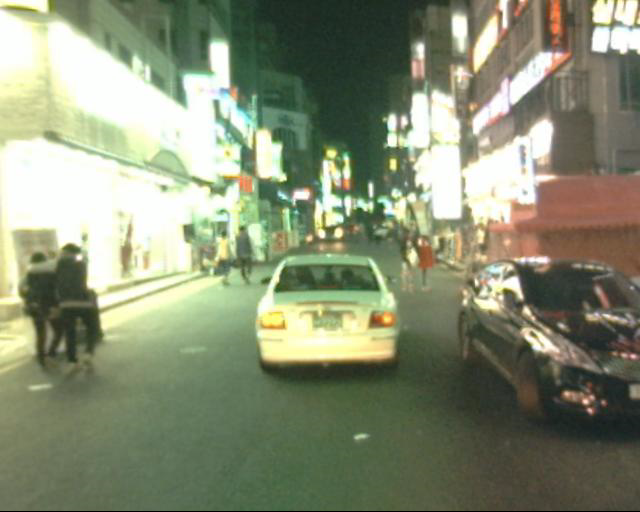
#> input picture images/color/I00010.jpg, 640 x 512 px; its folder holds only this picture in this run
$ jupyter execute --allow-errors image_preprocessing_fusion.ipynb   (shell and % lines are left out)
#> lines starting #> are read from the running program, lines starting #| are printed output that depends on the picture
#> further down, img1_rgb is the input picture: shape (512, 640, 3); mean R, G, B 134.4, 141.4, 115.7
#| shape  (512, 640, 3)
### merging_utilities/plotting.py
import matplotlib.pyplot as plt
import seaborn as sns
from skimage.color import rgb2gray
import numpy as np
from merging_utilities.img_utils import avg_image, split_layers_to_3

def plot_image(img, title):
    # Plot image
    fig, ax1 = plt.subplots(ncols=1, figsize=(18, 6), sharex=True,
                                   sharey=True)
    ax1.imshow(img, cmap='gray')
    ax1.set_title(title)
    ax1.axis('off')

def plot_images(rgb, rgb_name, ir, ir_name):

    fig, (ax1, ax2) = plt.subplots(ncols=2, figsize=(14, 6), sharex=True,
                                   sharey=True)
    ax1.imshow(rgb, cmap='gray')
    ax1.set_title(rgb_name)
    ax1.axis('off')

    # plot altered
    ax2.imshow(ir, cmap='gray')
    ax2.set_title(ir_name)
    ax2.axis('off')


def plot_histogram(x, title):
    fig, ax = plt.subplots()

    sigma_ = np.std(x)
    mu_ = np.mean(x)

    x_ = np.ravel(x)
    min = x_.min()
    max = x_.max()
    range = max - min

    count, bins, ignored = ax.hist(x_, 300, density=True)

    bins = int(range / 3.5)

    ax.set_xlabel('{} bins with fit line, plotted against precise values'.format(bins))
    ax.set_ylabel('Probability Density')
    ax.set_title(r'{0}: $\mu=${1:.3f}, $\sigma=${2:.3f}'.format(title, mu_, sigma_))

    sns.set_style('darkgrid')
    sns.distplot(x_, color="b", bins=75)

#     out_name = 'output/histograms/' + title + '.jpg'
#     out_name = process_title(out_name)
#     plt.savefig(out_name, dpi=600)
    plt.show()


def plot_histograms(im, title, images=False):
#> called with title = 'I00010.jpg rgb', images = True
    gray = rgb2gray(im)
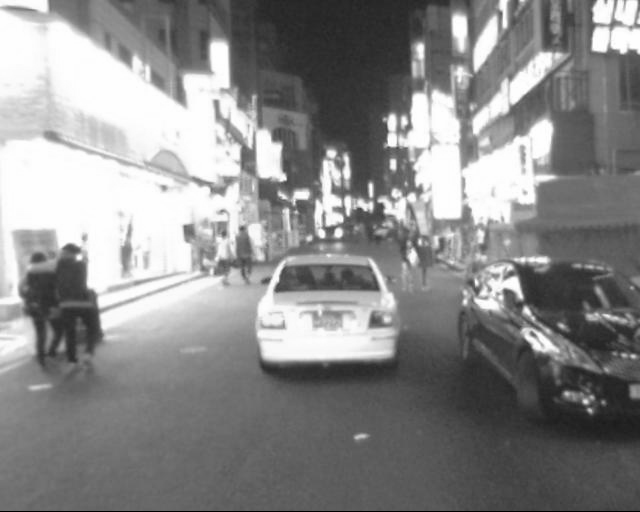
#> gray: shape (512, 640) float64; min 0, max 1, mean 0.542

    gray = 255 * gray # Now scale by 255
    gray = gray.astype(np.uint8)

    avgd_image = avg_image(im)

    R,G,B = split_layers_to_3(im)


    if images==True:
        plot_image(gray, 'grayscale/luminance (weighted channels)')
    plot_histogram(gray, '{}: Luminosity Histogram'.format(title[0:-1]))

    if images==True:
        plot_image(avgd_image, '3 channels averaged to one channel')
    plot_histogram(avgd_image, '{}: Averaged Histogram'.format(title[0:-1]))

    if images==True:
        plot_image(R, 'Red channel')
    plot_histogram(R, '{}: Reds Histogram'.format(title[0:-1]))

    if images==True:
        plot_image(B, 'Blues channel')
    plot_histogram(B, '{}: Blues Histogram'.format(title[0:-1]))

    if images==True:
        plot_image(G, 'Greens channel')
    plot_histogram(G, '{}: Greens Histogram'.format(title[0:-1]))

def compare_histograms(img1, img1_title, img2, img2_title):
    plot_images(img1, img1_title, img2, img2_title)

### merging_utilities/img_utils.py
def split_layers_to_3(im):
    # Split in 3 channels
    return [im[:,:, channel] for channel in range(3)]

def avg_image(im):
    lay1, lay2, lay3 = split_layers_to_3(im)
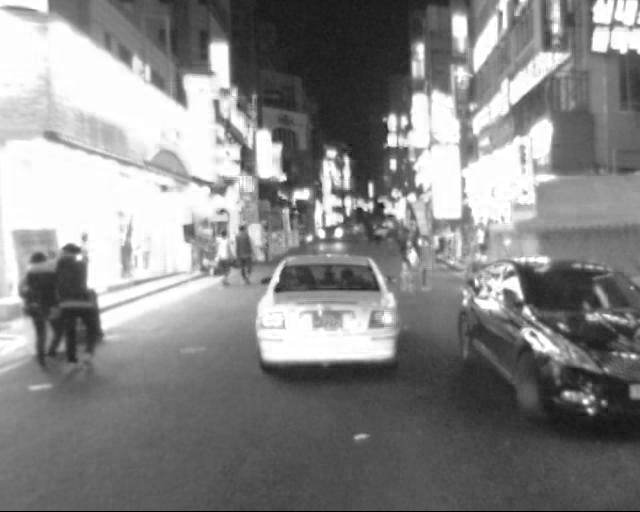
#> lay1: shape (512, 640); min 0, max 255, mean 134.4
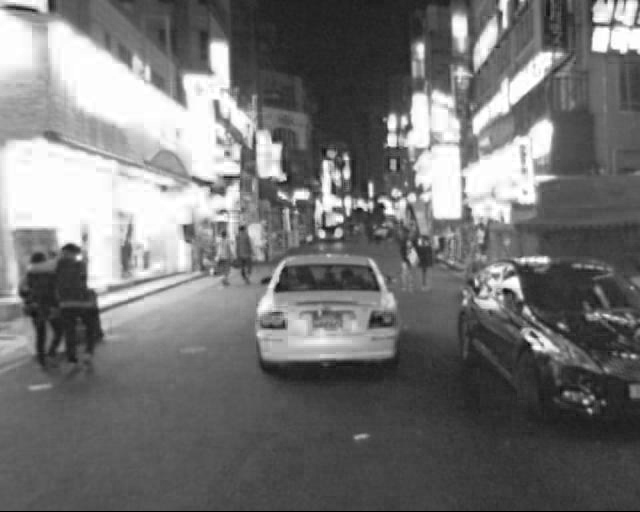
#> lay3: shape (512, 640); min 0, max 255, mean 115.7

    # adding opacity of each channel as 1/3 of original

    avgd = (1./3.)*lay1 + (1./3.)*lay2 + (1./3.)*lay3
    return avgd.astype(int)

def avg_mat(mat1, mat2):
    return (1./2)*mat1 + (1./2.)*mat2

### merging_utilities/os_utils.py
from os import listdir, getcwd, makedirs
from os.path import exists, isdir, join


# [21 lines left out: function verify_parallel_filenames, not called in this run]

def get_img_dir(rel_dir='/images/'):
    canon_dir = getcwd() + rel_dir
    # print('data directory:\n     {}'.format(canon_dir))
    return canon_dir

# [7 lines left out: function get_subdirs, not called in this run]

def get_img_sets(canon_dir=get_img_dir(), print_subdirectories=False):
    # saves colour, thermal
    directories = [ name for name in listdir(canon_dir) if isdir(join(canon_dir, name)) ]

    if print_subdirectories == True:
        print('\nsubdirectories: \n     {}'.format(directories))

    image_set_filenames = dict()

    # preserve only .jpg images
    for directory in directories:
        file_list = listdir(canon_dir + directory)
        file_list = [filename for filename in file_list if '.jpg' in filename]
        image_set_filenames[directory] = file_list

    return image_set_filenames     #color_img_filenames, thermal_img_filenames

def create_dir(directory, to_create):
    if not exists(directory + to_create):
        makedirs(directory + to_create)

### image_preprocessing_fusion.ipynb
<a href="https://colab.research.google.com/github/AshKnight99/Image-fusion/blob/main/image_preprocessing_fusion.ipynb" target="_parent"></a>

# Merging RGB and Thermal Images
* GRP3 - B.TECH Project

The Kaist dataset used here contains parallel RGB and Thermal images. Both these types of images have 3 channels but are in .jpg format.
Dataset - KAIST Multispectral Pedestrian Detection Benchmark (https://soonminhwang.github.io/rgbt-ped-detection/data/)

The five image fusion shown here are:
* merge images using a scaled IR image averaged with each RGB layer
* merge images using a scaled RGB image averaged with each IR layer
* threshold by certain level of thermal luminance
    * two threshold values are chosen
* convert RGB to HSV, replace I with IR, revert to RGB
* convert RGB to LAB, replace L with IR, revert to RGB

[cell 1]
%cd /content/drive/MyDrive/Imagefusion_basic

[cell 2]
from google.colab import drive
drive.mount('/content/drive')

[cell 3]
import numpy as np
import matplotlib.pyplot as plt
import seaborn as sns
from scipy import stats

from os import listdir, getcwd
from skimage.io import imread, imsave
from skimage.color import rgb2gray, hsv2rgb, rgb2hsv, lab2rgb, rgb2lab

# Convert an image to unsigned byte format, with values in [0, 255]
from skimage import img_as_ubyte

import warnings
warnings.filterwarnings('ignore')

# import utility functions
from merging_utilities.img_utils import *
from merging_utilities.os_utils import *
from merging_utilities.plotting import *
#> (the rest of this cell did not finish here and is left out)

* img utility functions: `merging_utilities/img_utils.py`
* plotting functions: `merging_utilities/plotting.py`
* merging functions: `merging_utilities/merging.py`
* os utility functions: `merging_utilities/os_utils.py`

## Read in Data

[cell 4]
curr_dir = getcwd()
data_dir = curr_dir + '/images/'

# Check out
#data_dir = get_img_dir(data_dir)

dirs = get_img_sets()
print('data directory: ',data_dir)
print('subdirectories: ',list(dirs.keys()))

[cell 5]
image_set_filenames = dirs

color_img_filenames = image_set_filenames['color']
#> (the rest of this cell did not finish here and is left out)

## Number of images

[cell 6]
print(len(color_img_filenames))

### Let's read in and take a look at parallel color and thermal images from our data

[cell 7]
# get sample image
img_num = 0

# for img_num in range(len(color_img_filenames)):
img1_rgb = imread(data_dir + 'color/' + \
                      color_img_filenames[img_num])
img1_ir = imread(data_dir + 'thermal/' + \
                     color_img_filenames[img_num])
print("shape ", img1_ir.shape)
plot_images(img1_rgb, color_img_filenames[img_num] + ' rgb',
                img1_ir, color_img_filenames[img_num] + ' thermal')

### Let's look at the RGB image and its grayscale and channel histograms

[cell 8]
# print(img1_rgb[:1])
# for img_num in range(len(color_img_filenames)):
plot_histograms(img1_rgb,
            color_img_filenames[img_num] + ' rgb',
            images=True)
#> in plot_histogram, `sigma_ = np.std(x)`: sigma_ = 69.52
#> in plot_histogram, `mu_ = np.mean(x)`: mu_ = 137.6
#> in plot_histogram, `min = x_.min()`: min = 0
#> in plot_histogram, `max = x_.max()`: max = 254
#> in plot_histogram, `count, bins, ignored = ax.hist(x_, 300, density=True)`: count = 300 values, max 0.0742 at index 299, min 0 at index 1, mean 0.00394; bins = 301 values from 0 to 254; ignored = 300 items
#> in plot_histogram, `bins = int(range / 3.5)`: bins = 72
#> in plot_histogram, `plt.show()`:
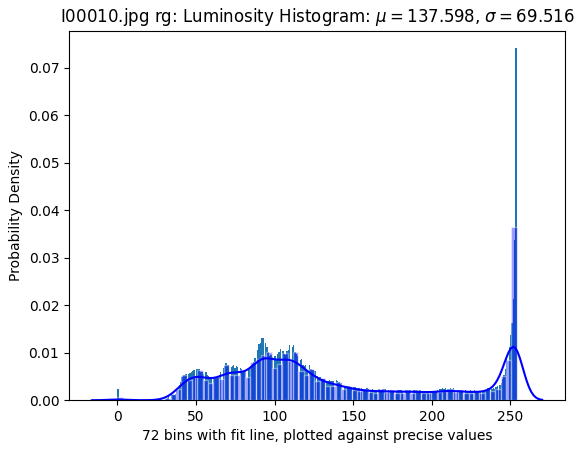
#> figure drawn by matplotlib, 1 panel; tallest bar 0.0742 high, from x = 253.2 to 254; tallest bar 0.0364 high, from x = 250.6 to 254; curve peaks at x = 251.7, y = 0.0112
#> call 3 of plot_histogram, with title = 'I00010.jpg rg: Reds Histogram'
#> in plot_histogram (call 3), `sigma_ = np.std(x)`: sigma_ = 72.3
#> in plot_histogram (call 3), `mu_ = np.mean(x)`: mu_ = 134.4
#> in plot_histogram (call 3), `max = x_.max()`: max = 255
#> in plot_histogram (call 3), `count, bins, ignored = ax.hist(x_, 300, density=True)`: count = 300 values, max 0.0778 at index 297, min 0 at index 1, mean 0.00392; bins = 301 values from 0 to 255
#> in plot_histogram (call 3), `bins = int(range / 3.5)`: bins = 72
#> in plot_histogram (call 3), `plt.show()`:
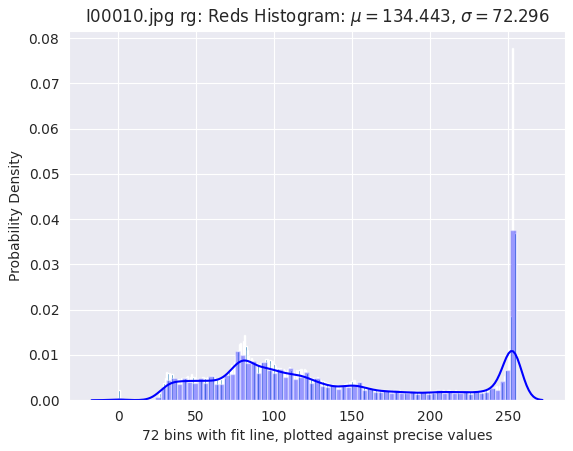
#> figure drawn by matplotlib, 1 panel; tallest bar 0.0778 high, from x = 252.4 to 253.3; tallest bar 0.0375 high, from x = 251.6 to 255; curve peaks at x = 251.8, y = 0.0108
#> call 4 of plot_histogram, with title = 'I00010.jpg rg: Blues Histogram'
#> in plot_histogram (call 4), `sigma_ = np.std(x)`: sigma_ = 68.06
#> in plot_histogram (call 4), `mu_ = np.mean(x)`: mu_ = 115.7
#> in plot_histogram (call 4), `count, bins, ignored = ax.hist(x_, 300, density=True)`: count = 300 values, max 0.0502 at index 297, min 0 at index 1, mean 0.00392; bins = 301 values from 0 to 255
#> in plot_histogram (call 4), `bins = int(range / 3.5)`: bins = 72
#> in plot_histogram (call 4), `plt.show()`:
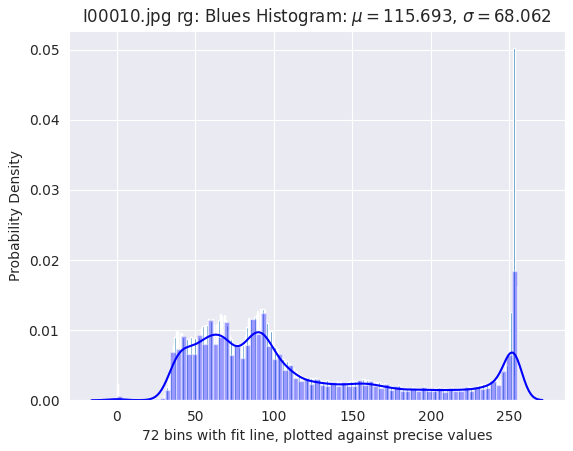
#> figure drawn by matplotlib, 1 panel; tallest bar 0.0502 high, from x = 252.4 to 253.3; tallest bar 0.0185 high, from x = 251.6 to 255; curve peaks at x = 90.7, y = 0.0097
#> in plot_histogram (call 5), `sigma_ = np.std(x)`: sigma_ = 69.53
#> in plot_histogram (call 5), `mu_ = np.mean(x)`: mu_ = 141.4
#> in plot_histogram (call 5), `count, bins, ignored = ax.hist(x_, 300, density=True)`: count = 300 values, max 0.113 at index 299, min 0 at index 1, mean 0.00392; bins = 301 values from 0 to 255
#> in plot_histogram (call 5), `bins = int(range / 3.5)`: bins = 72
#> in plot_histogram (call 5), `plt.show()`:
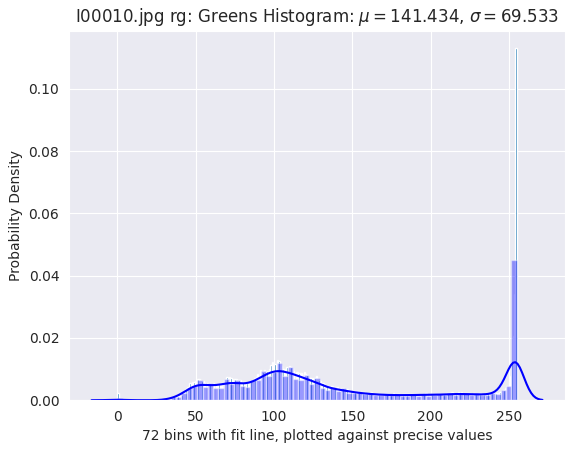
#> figure drawn by matplotlib, 1 panel; tallest bar 0.113 high, from x = 254.1 to 255; tallest bar 0.045 high, from x = 251.6 to 255; curve peaks at x = 254.1, y = 0.0122

### Thermal image and its "grayscale" and channel histograms
* Note that we have three channels on the thermal input. They are slightly variant, but not extremely so. They will be averaged into a single thermal channel

[cell 9]
plot_histograms(img1_ir,
                color_img_filenames[img_num] + ' ir',
                images=True)
#> in plot_histogram (call 6), `sigma_ = np.std(x)`: sigma_ = 69.52
#> in plot_histogram (call 6), `mu_ = np.mean(x)`: mu_ = 137.6
#> in plot_histogram (call 6), `max = x_.max()`: max = 254
#> in plot_histogram (call 6), `count, bins, ignored = ax.hist(x_, 300, density=True)`: count = 300 values, max 0.0742 at index 299, min 0 at index 1, mean 0.00394; bins = 301 values from 0 to 254
#> in plot_histogram (call 6), `bins = int(range / 3.5)`: bins = 72
#> in plot_histogram (call 6), `plt.show()`:
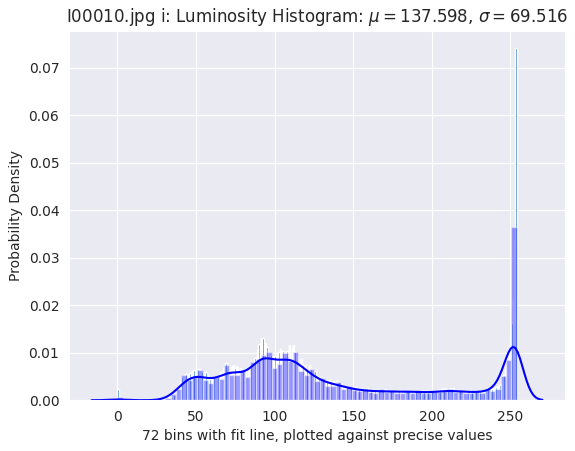
#> figure drawn by matplotlib, 1 panel; tallest bar 0.0742 high, from x = 253.2 to 254; tallest bar 0.0364 high, from x = 250.6 to 254; curve peaks at x = 251.7, y = 0.0112
#> in plot_histogram (call 7), `sigma_ = np.std(x)`: sigma_ = 69.07
#> in plot_histogram (call 7), `mu_ = np.mean(x)`: mu_ = 130.1
#> in plot_histogram (call 7), `count, bins, ignored = ax.hist(x_, 300, density=True)`: count = 300 values, max 0.057 at index 298, min 0 at index 1, mean 0.00394; bins = 301 values from 0 to 254
#> in plot_histogram (call 7), `bins = int(range / 3.5)`: bins = 72
#> in plot_histogram (call 7), `plt.show()`:
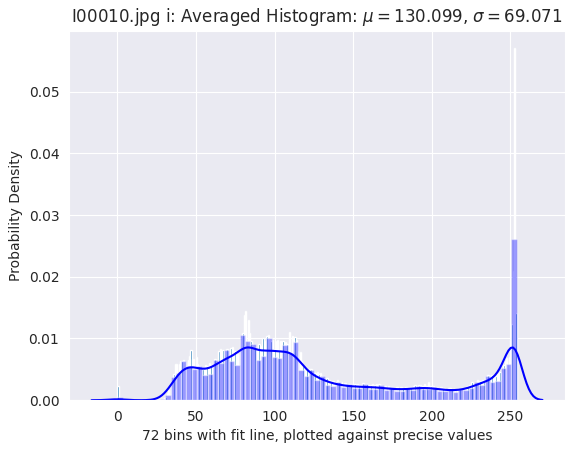
#> figure drawn by matplotlib, 1 panel; tallest bar 0.057 high, from x = 252.3 to 253.2; tallest bar 0.0261 high, from x = 250.6 to 254; curve peaks at x = 83.06, y = 0.00855

# Merging Images

## Method 1: Average each layer with thermal/IR layer

### Type 1:  Merge images using a scaled IR image averaged with each RGB layer

[cell 10]
# data_dir = get_img_dir()

samp_num = 0
# for samp_num in range(len(color_img_filenames)):
img2_rgb = imread(data_dir + 'color/' + color_img_filenames[samp_num])
img2_ir = imread(data_dir + 'thermal/' + color_img_filenames[samp_num])

#average
#> (the rest of this cell did not finish here and is left out)

### Type 2:  Merge images using a scaled RGB image averaged with each IR layer

[cell 11]
# for samp_num in range(len(color_img_filenames)):
samp_num = 0
img2_rgb = imread(data_dir + 'color/' + color_img_filenames[samp_num])
img2_ir = imread(data_dir + 'thermal/' + color_img_filenames[samp_num])

#average
#> (the rest of this cell did not finish here and is left out)

# Method 2: Threshold by certain level of thermal luminance

[cell 12]
# let's revisit the a flattened thermal image
img3_rgb = imread(data_dir + 'color/' + color_img_filenames[samp_num])
img3_thermal = imread(data_dir + 'thermal/' + color_img_filenames[samp_num])

img4_rgb = imread(data_dir + 'color/' + color_img_filenames[samp_num])
img4_thermal = imread(data_dir + 'thermal/' + color_img_filenames[samp_num])

plot_image(img3_rgb, color_img_filenames[samp_num] + ' rgb')
plot_image(img3_thermal, color_img_filenames[samp_num] + ' thermal')
plot_histogram(img3_thermal, ' thermal')
#> in plot_histogram (call 11), `sigma_ = np.std(x)`: sigma_ = 70.82
#> in plot_histogram (call 11), `mu_ = np.mean(x)`: mu_ = 130.5
#> in plot_histogram (call 11), `count, bins, ignored = ax.hist(x_, 300, density=True)`: count = 300 values, max 0.0554 at index 299, min 0 at index 1, mean 0.00392; bins = 301 values from 0 to 255
#> in plot_histogram (call 11), `bins = int(range / 3.5)`: bins = 72
#> in plot_histogram (call 11), `plt.show()`:
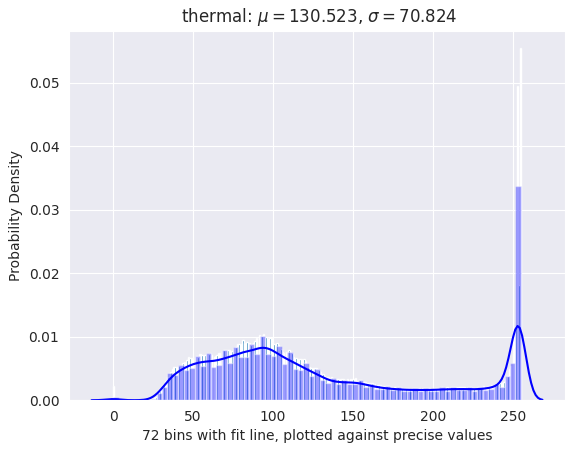
#> figure drawn by matplotlib, 1 panel; tallest bar 0.0554 high, from x = 254.1 to 255; tallest bar 0.0337 high, from x = 251.6 to 255; curve peaks at x = 252.9, y = 0.0117
